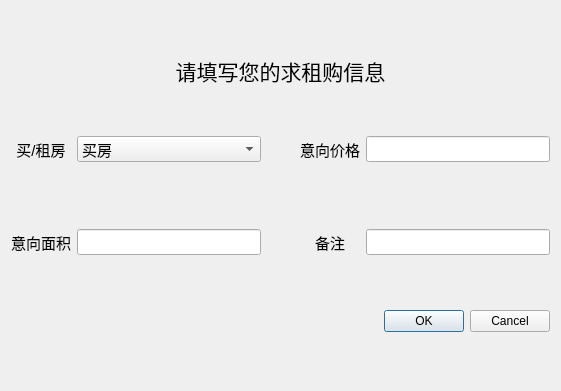
<?xml version="1.0" encoding="UTF-8"?>
<ui version="4.0">
 <class>buyer_info_dlg</class>
 <widget class="QDialog" name="buyer_info_dlg">
  <property name="geometry">
   <rect>
    <x>0</x>
    <y>0</y>
    <width>561</width>
    <height>391</height>
   </rect>
  </property>
  <property name="windowTitle">
   <string>填写信息</string>
  </property>
  <layout class="QGridLayout" name="gridLayout_2">
   <item row="0" column="0">
    <widget class="QLabel" name="l_buyer_info">
     <property name="font">
      <font>
       <family>Arial</family>
       <pointsize>16</pointsize>
      </font>
     </property>
     <property name="text">
      <string>请填写您的求租购信息</string>
     </property>
     <property name="alignment">
      <set>Qt::AlignCenter</set>
     </property>
    </widget>
   </item>
   <item row="1" column="0">
    <layout class="QGridLayout" name="gridLayout">
     <item row="2" column="0">
      <widget class="QLabel" name="l_area">
       <property name="font">
        <font>
         <family>Arial</family>
         <pointsize>11</pointsize>
        </font>
       </property>
       <property name="text">
        <string>意向面积</string>
       </property>
      </widget>
     </item>
     <item row="0" column="1">
      <widget class="QComboBox" name="cb_buy_or_rent">
       <property name="font">
        <font>
         <family>Arial</family>
         <pointsize>11</pointsize>
        </font>
       </property>
       <item>
        <property name="text">
         <string>买房</string>
        </property>
       </item>
       <item>
        <property name="text">
         <string>租房</string>
        </property>
       </item>
      </widget>
     </item>
     <item row="0" column="4">
      <widget class="QLineEdit" name="le_price">
       <property name="font">
        <font>
         <family>Arial</family>
         <pointsize>11</pointsize>
        </font>
       </property>
      </widget>
     </item>
     <item row="2" column="3">
      <widget class="QLabel" name="l_moremsg">
       <property name="font">
        <font>
         <family>Arial</family>
         <pointsize>11</pointsize>
        </font>
       </property>
       <property name="text">
        <string>备注</string>
       </property>
       <property name="alignment">
        <set>Qt::AlignCenter</set>
       </property>
      </widget>
     </item>
     <item row="2" column="1">
      <widget class="QLineEdit" name="le_area">
       <property name="font">
        <font>
         <family>Arial</family>
         <pointsize>11</pointsize>
        </font>
       </property>
      </widget>
     </item>
     <item row="2" column="4">
      <widget class="QLineEdit" name="le_moremsg">
       <property name="font">
        <font>
         <family>Arial</family>
         <pointsize>11</pointsize>
        </font>
       </property>
      </widget>
     </item>
     <item row="0" column="2">
      <widget class="QLabel" name="label_6">
       <property name="text">
        <string>        </string>
       </property>
      </widget>
     </item>
     <item row="0" column="0">
      <widget class="QLabel" name="l_buy_or_rent">
       <property name="font">
        <font>
         <family>Arial</family>
         <pointsize>11</pointsize>
        </font>
       </property>
       <property name="text">
        <string>买/租房</string>
       </property>
       <property name="alignment">
        <set>Qt::AlignCenter</set>
       </property>
      </widget>
     </item>
     <item row="0" column="3">
      <widget class="QLabel" name="l_price">
       <property name="font">
        <font>
         <family>Arial</family>
         <pointsize>11</pointsize>
        </font>
       </property>
       <property name="text">
        <string>意向价格</string>
       </property>
      </widget>
     </item>
     <item row="1" column="1">
      <widget class="QLabel" name="label_8">
       <property name="text">
        <string/>
       </property>
      </widget>
     </item>
    </layout>
   </item>
   <item row="2" column="0">
    <layout class="QVBoxLayout" name="verticalLayout">
     <item>
      <widget class="QLabel" name="label_7">
       <property name="text">
        <string>    </string>
       </property>
      </widget>
     </item>
     <item>
      <widget class="QDialogButtonBox" name="buttonBox">
       <property name="orientation">
        <enum>Qt::Horizontal</enum>
       </property>
       <property name="standardButtons">
        <set>QDialogButtonBox::Cancel|QDialogButtonBox::Ok</set>
       </property>
      </widget>
     </item>
     <item>
      <widget class="QLabel" name="label_9">
       <property name="text">
        <string> </string>
       </property>
      </widget>
     </item>
    </layout>
   </item>
  </layout>
 </widget>
 <resources/>
 <connections>
  <connection>
   <sender>buttonBox</sender>
   <signal>accepted()</signal>
   <receiver>buyer_info_dlg</receiver>
   <slot>accept()</slot>
   <hints>
    <hint type="sourcelabel">
     <x>248</x>
     <y>254</y>
    </hint>
    <hint type="destinationlabel">
     <x>157</x>
     <y>274</y>
    </hint>
   </hints>
  </connection>
  <connection>
   <sender>buttonBox</sender>
   <signal>rejected()</signal>
   <receiver>buyer_info_dlg</receiver>
   <slot>reject()</slot>
   <hints>
    <hint type="sourcelabel">
     <x>316</x>
     <y>260</y>
    </hint>
    <hint type="destinationlabel">
     <x>286</x>
     <y>274</y>
    </hint>
   </hints>
  </connection>
 </connections>
</ui>
